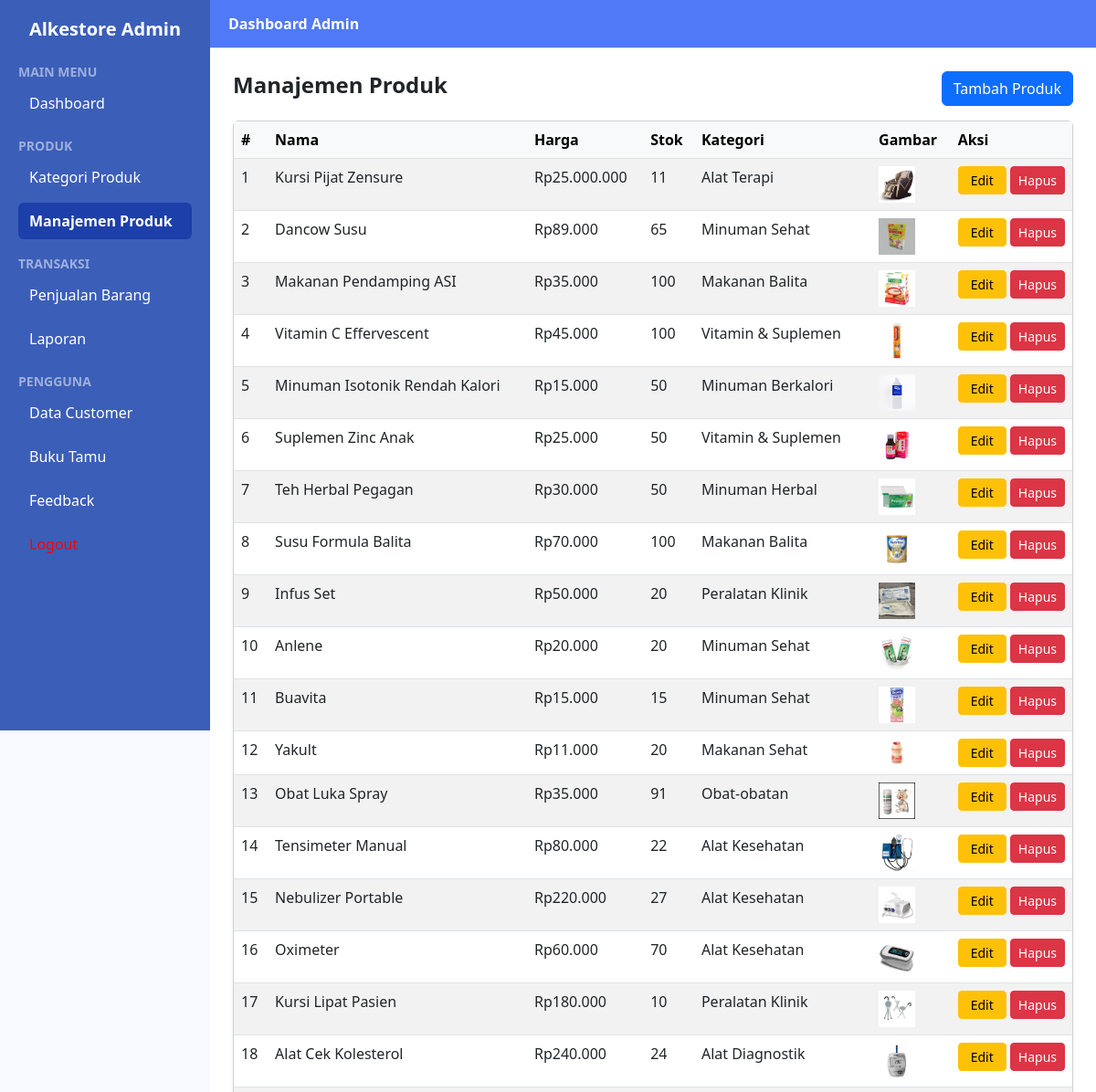
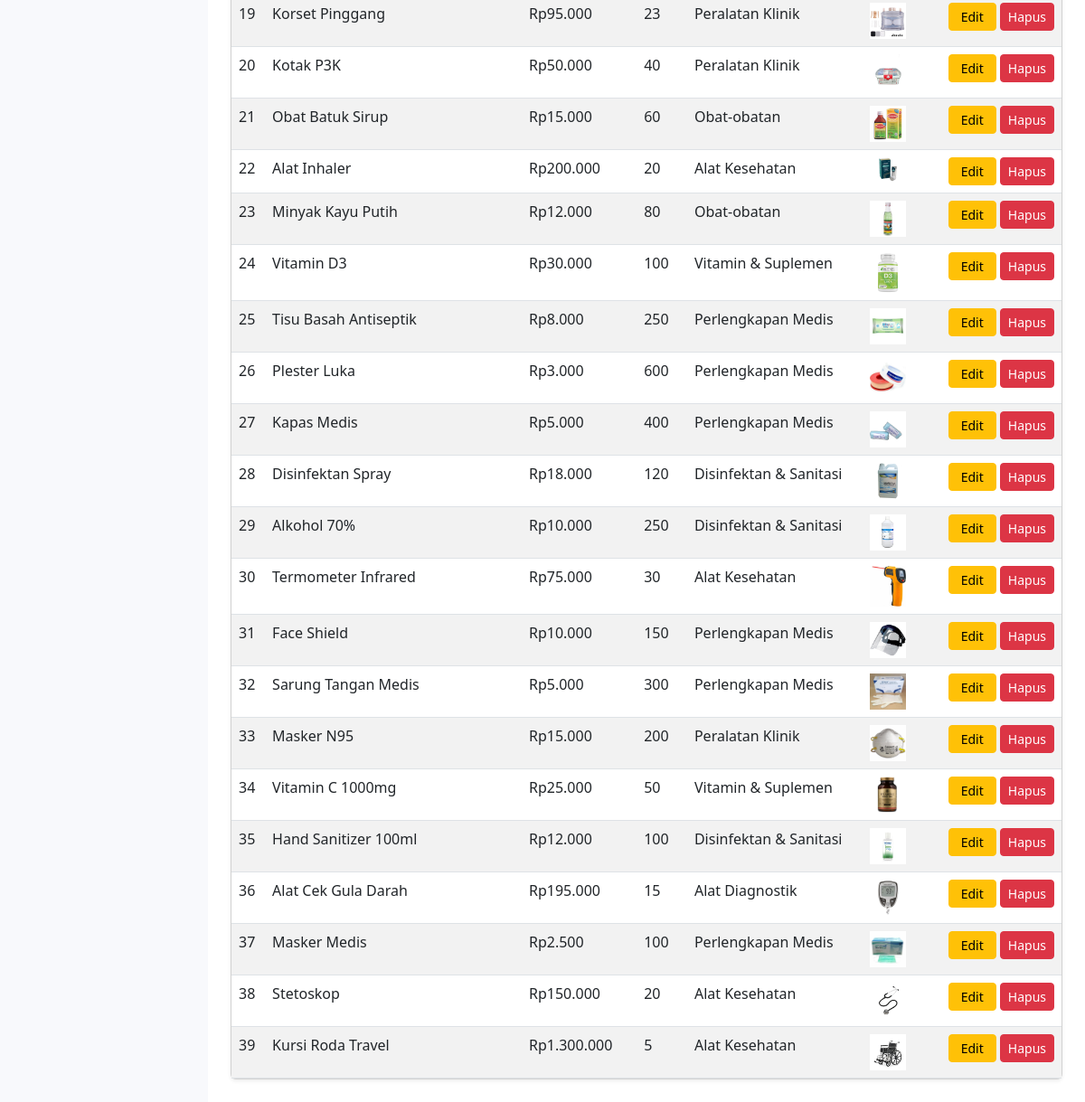
The app's page /dashboard_admin.php?page=produk (signed in) with its own data (2 pictures, top to bottom).
### tables this page shows
CREATE TABLE `tbl_products` (
  `id` int(11) NOT NULL,
  `name` varchar(100) NOT NULL,
  `code` varchar(50) NOT NULL,
  `description` text DEFAULT NULL,
  `price` decimal(10,2) NOT NULL,
  `stock` int(11) NOT NULL,
  `image` varchar(255) DEFAULT NULL,
  `category_id` int(11) DEFAULT NULL
);

CREATE TABLE `tbl_categories` (
  `id` int(11) NOT NULL,
  `name` varchar(100) NOT NULL
);

### dashboard_admin.php (called while the page is built, shortened)
<?php
include 'app/views/admin/dashboard_admin.php';

### app/views/admin/manajemen_produk.php (the view, shortened to what this page needs)
<?php
include_once __DIR__ . '/../../../config/database.php';
$produk = mysqli_query($conn, "
  SELECT p.*, c.name AS kategori
  FROM tbl_products p
  LEFT JOIN tbl_categories c ON p.category_id = c.id
  ORDER BY p.id DESC
");
?>
<div class="d-flex justify-content-between align-items-center mb-3">
  <h4 class="fw-semibold">Manajemen Produk</h4>
  <button class="btn btn-primary" data-bs-toggle="modal" data-bs-target="#modalTambah">Tambah Produk</button>
</div>
<div class="card shadow-sm">
  <div class="card-body p-0">
    <table class="table table-striped mb-0">
      <thead class="table-light">
        <tr>
          <th>#</th>
          <th>Nama</th>
          <th>Harga</th>
          <th>Stok</th>
          <th>Kategori</th>
          <th>Gambar</th>
          <th>Aksi</th>
        </tr>
      </thead>
      <tbody>
        <?php $no = 1; while ($row = mysqli_fetch_assoc($produk)): ?>
        <tr>
          <td><?= $no++ ?></td>
          <td><?= htmlspecialchars($row['name']) ?></td>
          <td>Rp<?= number_format($row['price'], 0, ',', '.') ?></td>
          <td><?= $row['stock'] ?></td>
          <td><?= htmlspecialchars($row['kategori']) ?></td>
          <td><img src="/aplikasikasir_alkestore/assets/images/<?= htmlspecialchars($row['image']) ?>" width="40"></td>
        <td>
  <div class="row gx-1">
    <div class="col">
      <button class="btn btn-warning btn-sm w-100" data-bs-toggle="modal" data-bs-target="#modalEdit<?= $row['id'] ?>">Edit</button>
    </div>
    <div class="col">
      <a href="?page=produk&hapus=<?= $row['id'] ?>" onclick="return confirm('Hapus produk ini?')" class="btn btn-danger btn-sm w-100">Hapus</a>
    </div>
  </div>
</td>
        </tr>
        <?php endwhile; ?>
      </tbody>
    </table>
  </div>
</div>

### app/views/admin/dashboard_admin.php (style rules this page uses)
body { margin: 0; font-family: 'Segoe UI', sans-serif; background-color: #f8f9fc; }

### records on screen
tbl_products: name "Kursi Pijat Zensure", price "25.000.000", stock "11", category.name "Alat Terapi", image (picture)
tbl_products: name "Dancow Susu", price "89.000", stock "65", category.name "Minuman Sehat", image (picture)
tbl_products: name "Makanan Pendamping ASI", price "35.000", stock "100", category.name "Makanan Balita", image (picture)
tbl_products: name "Vitamin C Effervescent", price "45.000", stock "100", category.name "Vitamin & Suplemen", image (picture)
tbl_products: name "Minuman Isotonik Rendah Kalori", price "15.000", stock "50", category.name "Minuman Berkalori", image (picture)
tbl_products: name "Suplemen Zinc Anak", price "25.000", stock "50", category.name "Vitamin & Suplemen", image (picture)
tbl_products: name "Teh Herbal Pegagan", price "30.000", stock "50", category.name "Minuman Herbal", image (picture)
tbl_products: name "Susu Formula Balita", price "70.000", stock "100", category.name "Makanan Balita", image (picture)
tbl_products: name "Infus Set", price "50.000", stock "20", category.name "Peralatan Klinik", image (picture)
tbl_products: name "Anlene", price "20.000", stock "20", category.name "Minuman Sehat", image (picture)
tbl_products: name "Buavita", price "15.000", stock "15", category.name "Minuman Sehat", image (picture)
tbl_products: name "Yakult", price "11.000", stock "20", category.name "Makanan Sehat", image (picture)
tbl_products: name "Obat Luka Spray", price "35.000", stock "91", category.name "Obat-obatan", image (picture)
tbl_products: name "Tensimeter Manual", price "80.000", stock "22", category.name "Alat Kesehatan", image (picture)
tbl_products: name "Nebulizer Portable", price "220.000", stock "27", category.name "Alat Kesehatan", image (picture)
tbl_products: name "Oximeter", price "60.000", stock "70", category.name "Alat Kesehatan", image (picture)
tbl_products: name "Kursi Lipat Pasien", price "180.000", stock "10", category.name "Peralatan Klinik", image (picture)
tbl_products: name "Alat Cek Kolesterol", price "240.000", stock "24", category.name "Alat Diagnostik", image (picture)
tbl_products: name "Korset Pinggang", price "95.000", stock "23", category.name "Peralatan Klinik", image (picture)
tbl_products: name "Kotak P3K", price "50.000", stock "40", category.name "Peralatan Klinik", image (picture)
tbl_products: name "Obat Batuk Sirup", price "15.000", stock "60", category.name "Obat-obatan", image (picture)
tbl_products: name "Alat Inhaler", price "200.000", stock "20", category.name "Alat Kesehatan", image (picture)
tbl_products: name "Minyak Kayu Putih", price "12.000", stock "80", category.name "Obat-obatan", image (picture)
tbl_products: name "Vitamin D3", price "30.000", stock "100", category.name "Vitamin & Suplemen", image (picture)
tbl_products: name "Tisu Basah Antiseptik", price "8.000", stock "250", category.name "Perlengkapan Medis", image (picture)
tbl_products: name "Plester Luka", price "3.000", stock "600", category.name "Perlengkapan Medis", image (picture)
tbl_products: name "Kapas Medis", price "5.000", stock "400", category.name "Perlengkapan Medis", image (picture)
tbl_products: name "Disinfektan Spray", price "18.000", stock "120", category.name "Disinfektan & Sanitasi", image (picture)
tbl_products: name "Alkohol 70%", price "10.000", stock "250", category.name "Disinfektan & Sanitasi", image (picture)
tbl_products: name "Termometer Infrared", price "75.000", stock "30", category.name "Alat Kesehatan", image (picture)
tbl_products: name "Face Shield", price "10.000", stock "150", category.name "Perlengkapan Medis", image (picture)
tbl_products: name "Sarung Tangan Medis", price "5.000", stock "300", category.name "Perlengkapan Medis", image (picture)
tbl_products: name "Masker N95", price "15.000", stock "200", category.name "Peralatan Klinik", image (picture)
tbl_products: name "Vitamin C 1000mg", price "25.000", stock "50", category.name "Vitamin & Suplemen", image (picture)
tbl_products: name "Hand Sanitizer 100ml", price "12.000", stock "100", category.name "Disinfektan & Sanitasi", image (picture)
tbl_products: name "Alat Cek Gula Darah", price "195.000", stock "15", category.name "Alat Diagnostik", image (picture)
tbl_products: name "Masker Medis", price "2.500", stock "100", category.name "Perlengkapan Medis", image (picture)
tbl_products: name "Stetoskop", price "150.000", stock "20", category.name "Alat Kesehatan", image (picture)
tbl_products: name "Kursi Roda Travel", price "1.300.000", stock "5", category.name "Alat Kesehatan", image (picture)
